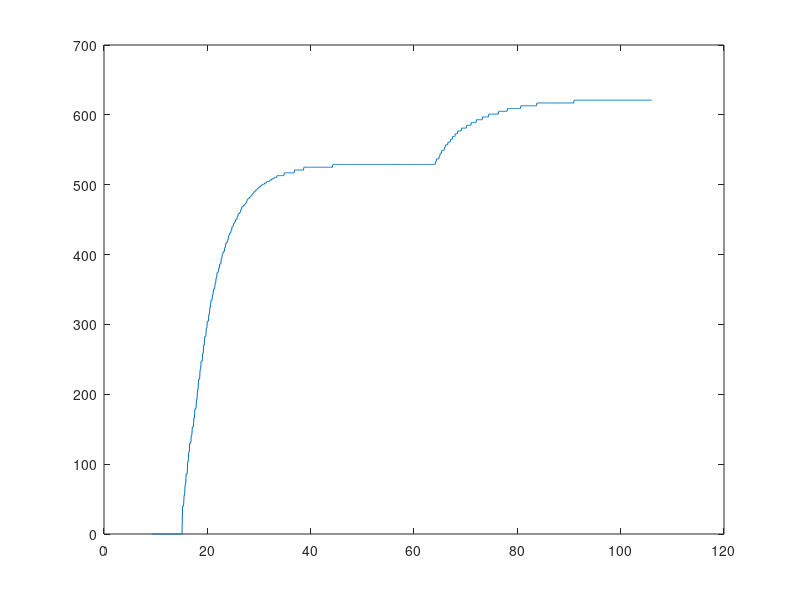
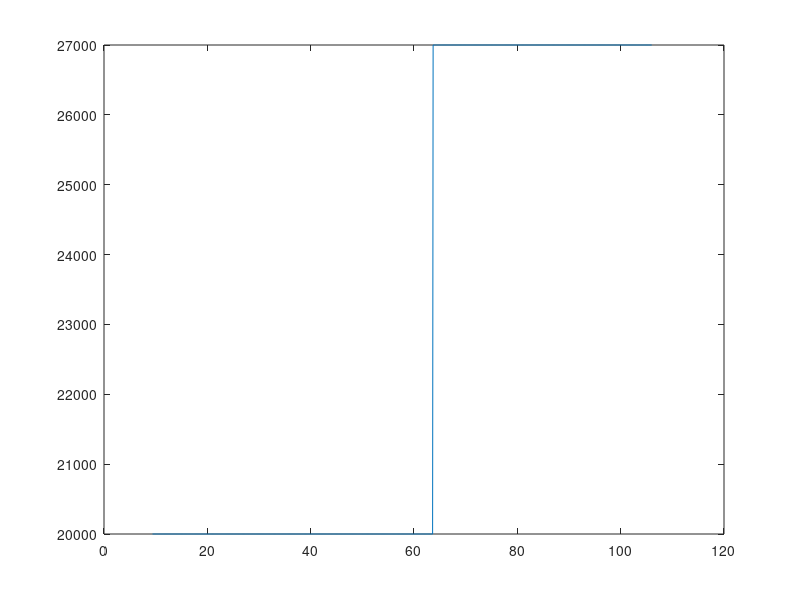
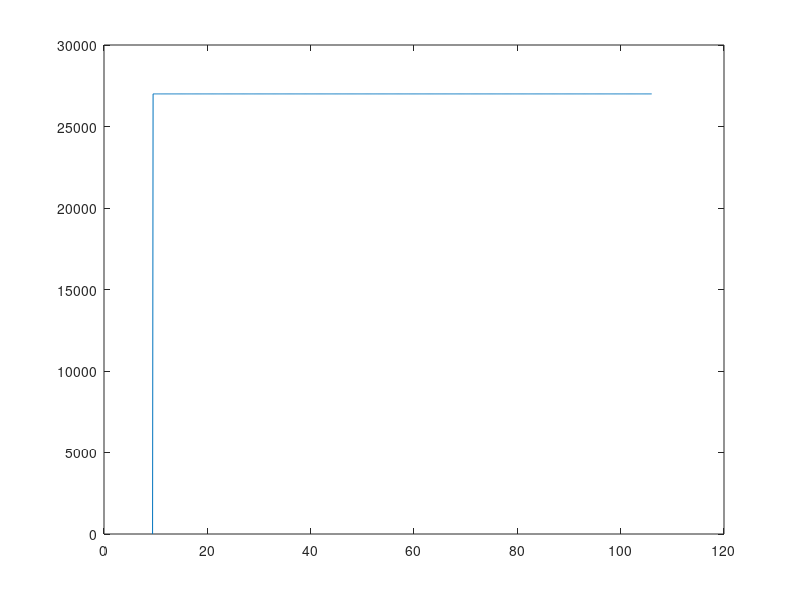

These charts were generated, in order, by the following MATLAB code:
clear all 
close all 
clc 

load('datos_01.mat')

F=FUJO(34:1000,1);
B=BOMBA(34:1000,1);
P=Perturbacion(34:1000,1);
T=tout(34:1000,1);


figure (1)
plot(T,F)

figure (2)
plot(T,P)

figure (3)
plot(T,B)

